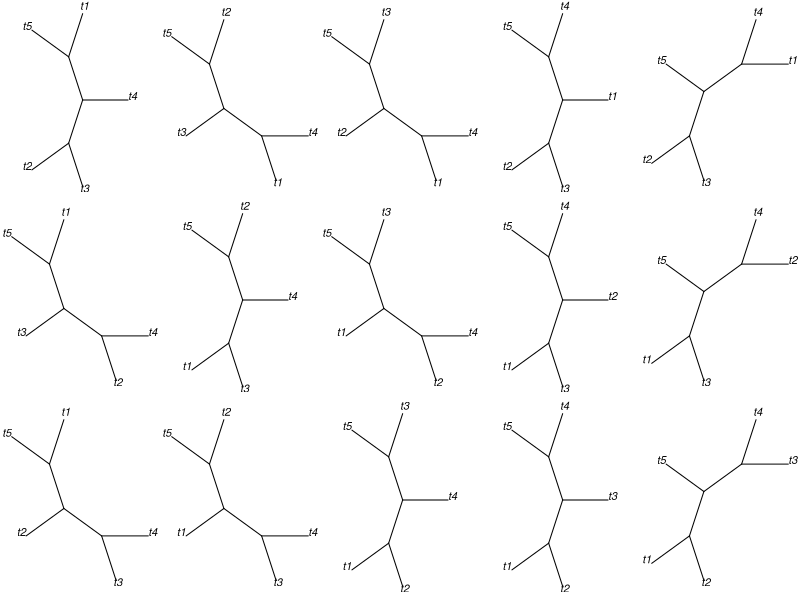

Here is the R script that generated this plot:
## ----setup, echo=FALSE--------------------------------------------------------
# set global chunk options: images will be bigger
knitr::opts_chunk$set(fig.width=6, fig.height=4)
#, global.par=TRUE
options(digits = 4)

## -----------------------------------------------------------------------------
library(phangorn)
data = matrix(c("r","a","y","g","g","a","c","-","c","t","c","g",
    "a","a","t","g","g","a","t","-","c","t","c","a",
    "a","a","t","-","g","a","c","c","c","t","?","g"),
    dimnames = list(c("t1", "t2", "t3"),NULL), nrow=3, byrow=TRUE)
data

## -----------------------------------------------------------------------------
gapsdata1 = phyDat(data)
gapsdata1

## -----------------------------------------------------------------------------
gapsdata2 = phyDat(data, type="USER", levels=c("a","c","g","t","-"),
    ambiguity = c("?", "n"))
gapsdata2

## -----------------------------------------------------------------------------
contrast = matrix(data = c(1,0,0,0,0,
    0,1,0,0,0,
    0,0,1,0,0,
    0,0,0,1,0,
    1,0,1,0,0,
    0,1,0,1,0,
    0,0,0,0,1,
    1,1,1,1,0,
    1,1,1,1,1),
    ncol = 5, byrow = TRUE)
dimnames(contrast) = list(c("a","c","g","t","r","y","-","n","?"),
    c("a", "c", "g", "t", "-"))
contrast
gapsdata3 = phyDat(data, type="USER", contrast=contrast)
gapsdata3

## -----------------------------------------------------------------------------
library(ape)
tree = unroot(rtree(3))
fit = pml(tree, gapsdata3)
fit = optim.pml(fit, optQ=TRUE, subs=c(1,0,1,2,1,0,2,1,2,2),
    control=pml.control(trace=0))
fit

## -----------------------------------------------------------------------------
library(phangorn)
fdir <- system.file("extdata/trees", package = "phangorn")
primates <- read.phyDat(file.path(fdir, "primates.dna"),
                        format = "interleaved")
tree <- NJ(dist.ml(primates))
dat <- dna2codon(primates)
fit <- pml(tree, dat, bf="F3x4")
fit0 <- optim.pml(fit, model="codon0", control=pml.control(trace=0))
fit1 <- optim.pml(fit, model="codon1", control=pml.control(trace=0))
fit2 <- optim.pml(fit, model="codon2", control=pml.control(trace=0))
fit3 <- optim.pml(fit, model="codon3", control=pml.control(trace=0))
anova(fit0, fit2, fit3, fit1)

## -----------------------------------------------------------------------------
trees <- allTrees(5)
par(mfrow=c(3,5), mar=rep(0,4))
for(i in 1:15)plot(trees[[i]], cex=1, type="u")

## -----------------------------------------------------------------------------
nni(trees[[1]])

## ----sessionInfo, echo=FALSE--------------------------------------------------
sessionInfo()
